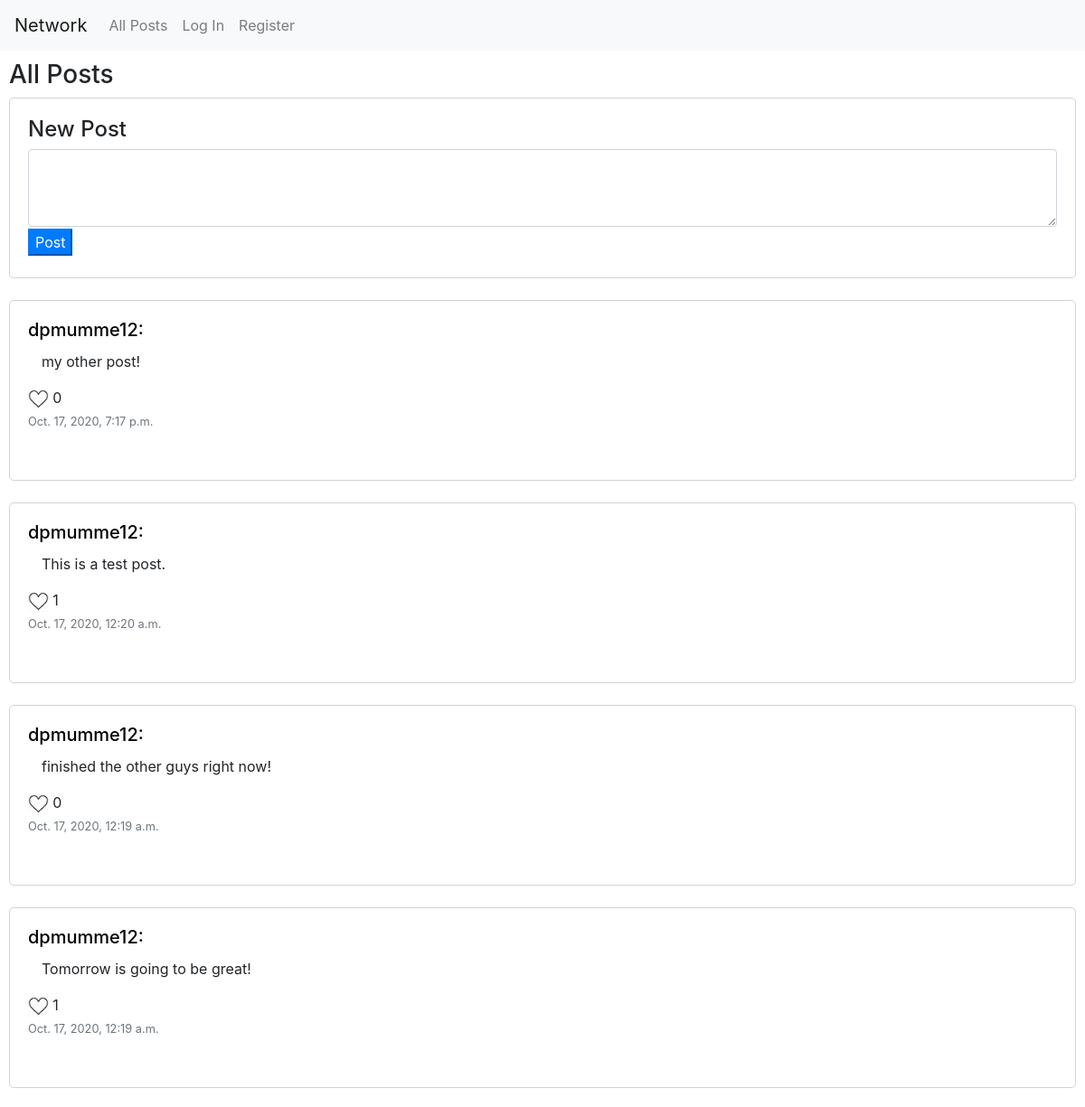
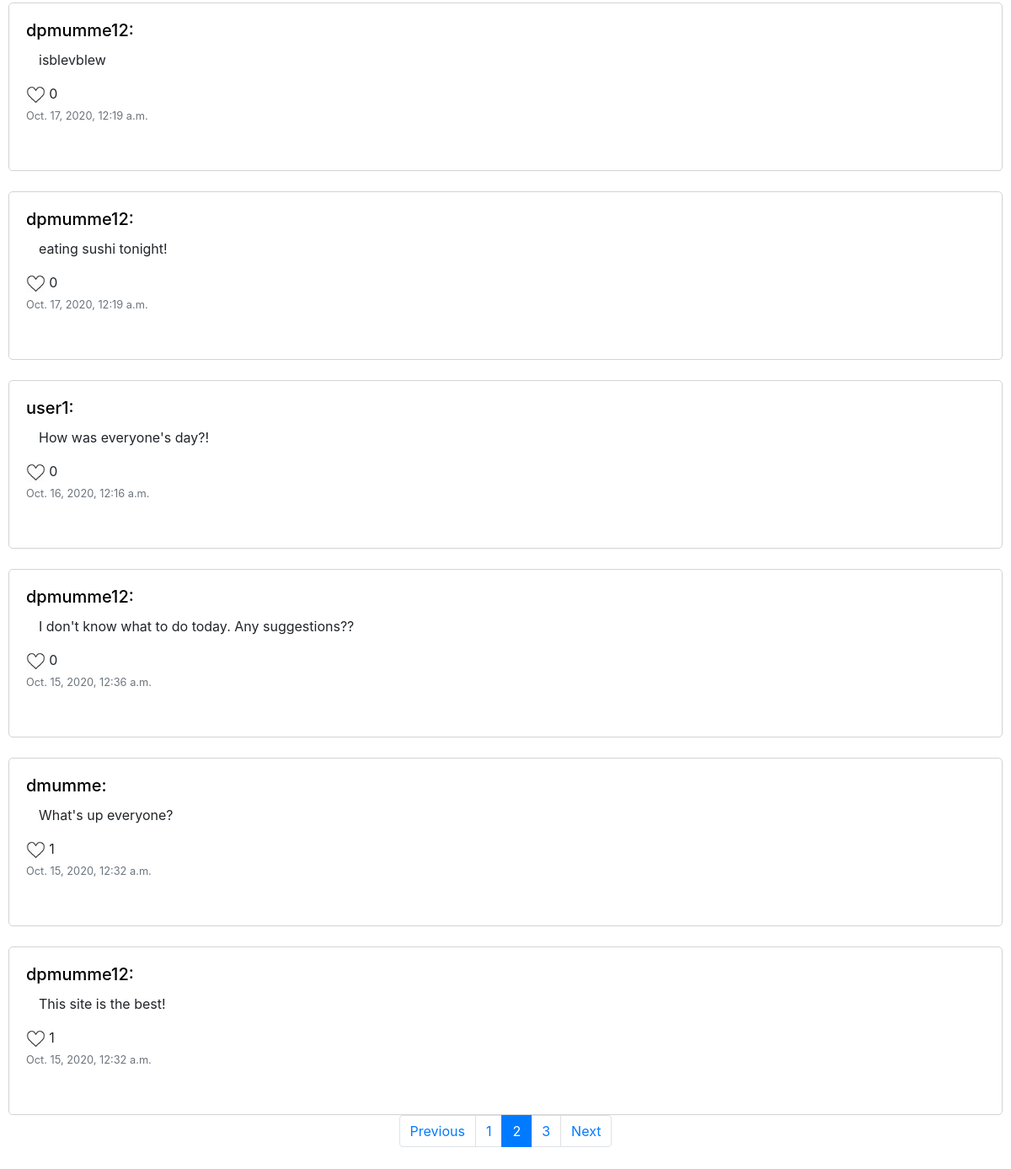
Screenshot of /?page=2 with the database file from the repository (2 pictures, top to bottom).
### network/models.py (models this page shows, shortened)
class post(models.Model):
    user = models.ForeignKey("User", on_delete=models.CASCADE, related_name="post_user")
    body = models.TextField(blank=True)
    likes = models.ManyToManyField("User", blank=True, related_name="post_likes")
    date_posted = models.DateTimeField(auto_now_add = True, blank = True)

class User(AbstractUser):
    pass

### network/views.py (the view)
# urls.py: path("", views.index, name="index"),
def index(request):
    objects = post.objects.all().order_by("-date_posted")
    if (len(objects) <= 10):
        page_obj = objects
    else:
        posts = Paginator(objects, 10)
        page_number = request.GET.get("page")
        page_obj = posts.get_page(page_number)
    return render(request, "network/index.html", {
        "page_obj": page_obj
    })

### network/templates/network/index.html (shortened to what this page needs)
{% extends "network/layout.html" %}
{% block body %}
    <div class="body">
        <div id="main-page">
        <h3>All Posts</h3>
        <div class="post-div">
            <h4>New Post</h4>
            <form method="POST" action="{% url 'new_post' %}">
                <div class="form-group">
                    <textarea class="form-control" id="exampleFormControlTextarea1" rows="3" name="text"></textarea>
                    <button type="submit" class="btn-md btn-primary new-post-btn">Post</button>
                </div>
            </form>
        </div>
        {% for post in page_obj %}
            <br>
            <div class="post-div">
                <div>
                    <h5 style="display: inline;"><a href="{% url 'user_profile' id=post.user.id %}" style="color: black;">{{post.user.username}}:</a></h5>
                </div>
                <div class="post-body">
                    <p class="body-text" id="post-body-{{post.id}}">{{post.body}}</p>
                    <span>
                        {% if user in post.likes.all %}
                            <img class="like-img" id="post-{{post.id}}" onclick="like_post({{post.id}})" alt="filled in heart icon">
                        {% else %}
                            <img class="like-img" id="post-{{post.id}}" onclick="like_post({{post.id}})" alt="empty heart icon">
                        {% endif %}
                        <span id="post-like-count-{{post.id}}">{{post.likes.count}}</span>
                    </span>
                </div>
                <div class="date-posted">
                    <p class="card-text"><small class="text-muted" style="text-align: right;">{{ post.date_posted }}</small></p>
                </div>
            </div>
        {% endfor %}
        {% if page_obj.paginator.num_pages > 1 %}
        <nav aria-label="Page navigation example">
            <ul class="pagination justify-content-center">
              {% if page_obj.has_previous %}
              <li class="page-item">
                <a class="page-link" href="?page={{ page_obj.previous_page_number }}" tabindex="-1" aria-disabled="true">Previous</a>
              </li>
              {% endif %}
              {% if page_obj.has_previous %}
              <li class="page-item"><a class="page-link" href="?page=1">1</a></li>
              {% else %}
              <li class="page-item active"><a class="page-link" href="?page=1">1</a></li>
              {% endif %}
              {% if page_obj.number == 1 %}
              <li class="page-item"><a class="page-link" href="?page={{ page_obj.next_page_number }}">2</a></li>
              {% elif page_obj.number == page_obj.paginator.num_pages %}
              <li class="page-item"><a class="page-link" href="?page={{ page_obj.previous_page_number }}">{{ page_obj.previous_page_number }}</a></li>
              {% else %}
              <li class="page-item active"><a class="page-link" href="?page={{ page_obj.number }}">{{ page_obj.number }}</a></li>
              {% endif %}
              {% if page_obj.has_next %}
              <li class="page-item"><a class="page-link" href="?page={{ page_obj.paginator.num_pages }} ">{{ page_obj.paginator.num_pages }}</a></li>
              {% else %}
              <li class="page-item active"><a class="page-link" href="?page={{ page_obj.paginator.num_pages }} ">{{ page_obj.paginator.num_pages }}</a></li>
              {% endif %}
              {% if page_obj.has_next %}
              <li class="page-item">
                <a class="page-link" href="?page={{ page_obj.next_page_number }}">Next</a>
              </li>
              {% endif %}
            </ul>
         </nav>
        {% endif %}
        </div>
    </div>
{% endblock %}

### network/static/network/styles.css (style rules this page uses)
.body { padding: 5px; }
.post-div { padding: 20px; width: 100%; height: 200px; border: 1px solid lightgray; border-radius: 5px; }
.new-post-btn { margin-top: 2px; }
.like-img { height: auto; width: 2%; }
.body-text { margin-left: 15px; margin-top: 10px; }

### rows the page displays
post: user.username "dpmumme12", body "my other post!", likes.count "0", date_posted "Oct. 17, 2020, 7:17 p.m."
post: user.username "dpmumme12", body "This is a test post.", likes.count "1", date_posted "Oct. 17, 2020, 12:20 a.m."
post: user.username "dpmumme12", body "finished the other guys right now!", likes.count "0", date_posted "Oct. 17, 2020, 12:19 a.m."
post: user.username "dpmumme12", body "Tomorrow is going to be great!", likes.count "1", date_posted "Oct. 17, 2020, 12:19 a.m."
post: user.username "dpmumme12", body "isblevblew", likes.count "0", date_posted "Oct. 17, 2020, 12:19 a.m."
post: user.username "dpmumme12", body "eating sushi tonight!", likes.count "0", date_posted "Oct. 17, 2020, 12:19 a.m."
post: user.username "user1", body "How was everyone's day?!", likes.count "0", date_posted "Oct. 16, 2020, 12:16 a.m."
post: user.username "dpmumme12", body "I don't know what to do today. Any suggestions??", likes.count "0", date_posted "Oct. 15, 2020, 12:36 a.m."
post: user.username "dmumme", body "What's up everyone?", likes.count "1", date_posted "Oct. 15, 2020, 12:32 a.m."
post: user.username "dpmumme12", body "This site is the best!", likes.count "1", date_posted "Oct. 15, 2020, 12:32 a.m."

### other values shown
{{ page_obj.number }} "2"
{{ page_obj.paginator.num_pages }} "3"
